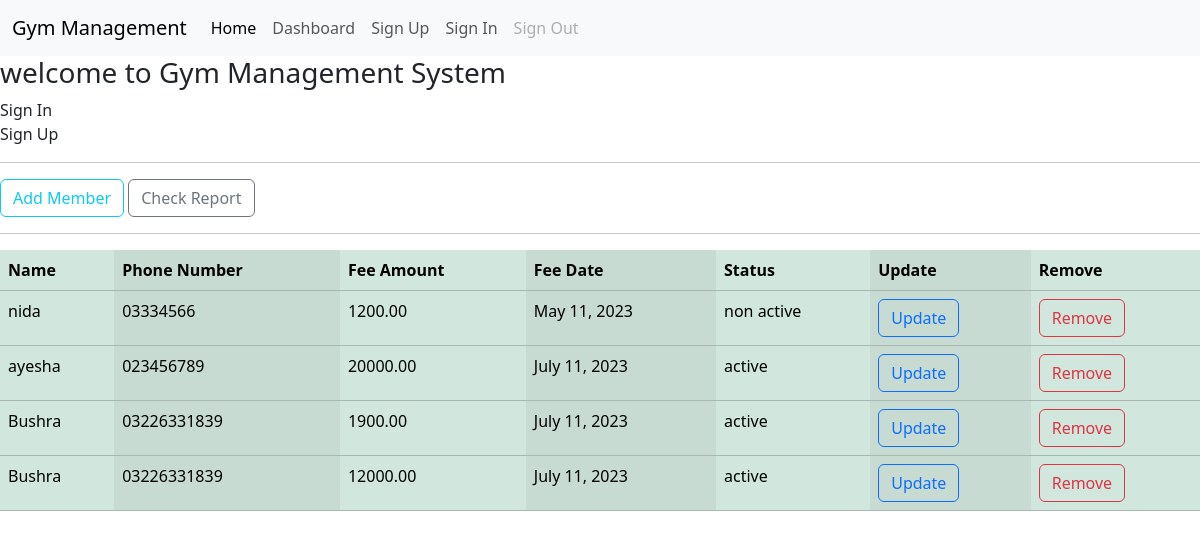
The page / on the database its author committed.
### member/models.py (models this page shows, shortened)
class Members(models.Model):
    name=models.CharField(max_length=12)
    phone=models.CharField(max_length=15)
    fee_amount=models.DecimalField(max_digits=10,decimal_places=2)
    fee_date=models.DateField(null=True,blank=True)
    picture=models.ImageField(upload_to='image/',blank=True,null=True)
    status_choices=[("active","Active"),("non active","Non Active")]
    status=models.CharField(choices=status_choices,default="active",max_length=10)

### member/views.py (the view)
# urls.py: path('',views.dashboard,name="base"),
def dashboard(request):
    members = Members.objects.all().order_by('fee_date')
    payments = Payment.objects.all()
    total_member=members.count()
    context={
        'members': members,
        'payments': payments,
        'total_member':total_member,
    }
    return render(request, 'base.html', context)

### template/base.html (shortened to what this page needs)
{% include 'navbar.html' %}
{% block content %}
<section>
    <h3>welcome to Gym Management System</h3>
    {% if user.is_authenticated %}
    <h3>Hello {{fname}}</h3>
    <h4>You are successfully login</h4>
      <a class="nav-link"  href="{% url 'signout' %}">Sign Out</a>
    {% else %}
      <a class="nav-link"  href="{% url 'signin' %}">Sign In</a>
      <a class="nav-link"  href="{% url 'signup' %}">Sign Up</a>
    {% endif %}
    <hr>
    <a class="btn btn-outline-info"  href="{% url 'create_member' %}">Add Member</a>
    <a  class="btn btn-outline-secondary"  href="{% url 'report' %}">Check Report</a>
    <hr>
    <table class="table table-success table-striped-columns" >
        <tr>
            <th>Name</th>
            <th>Phone Number</th>
            <th>Fee Amount</th>
            <th>Fee Date</th>
            <th>Status</th>
            <th>Update</th>
            <th>Remove</th>
        </tr>
        {% for member in members %}
        <tr>
            <td>{{ member.name }}</td>
            <td>{{ member.phone }}</td>
            <td>{{ member.fee_amount }}</td>
            <td>{{ member.fee_date }}</td>
            <td>{{ member.status }}</td>
            <td><a class="btn btn-outline-primary"  href="{% url 'update_member' member.id %}">Update</a></td>
            <td><a class="btn btn-outline-danger"   href="{% url 'delete_member' member.id %}">Remove</a></td>
        </tr>
        {% endfor %}
    </table>
</section>
{% endblock %}

### template/navbar.html (shortened to what this page needs)
<!doctype html>
<html lang="en">
  <head>
    <link href="https://cdn.jsdelivr.net/npm/bootstrap@5.3.1/dist/css/bootstrap.min.css" rel="stylesheet">
  </head>
  <body>
    <nav class="navbar navbar-expand-lg bg-body-tertiary">
  <div class="container-fluid">
    <a class="navbar-brand" href="#">Gym Management</a>
    <div class="collapse navbar-collapse" id="navbarNav">
      <ul class="navbar-nav">
        <li class="nav-item">
          <a class="nav-link active" aria-current="page" href="{% url 'base' %}">Home</a>
        </li>
        <li class="nav-item">
          <a class="nav-link" href="#">Dashboard</a>
        </li>
        <li class="nav-item">
          <a class="nav-link" href="{% url 'signup' %}">Sign Up</a>
        </li>
        <li class="nav-item">
          <a class="nav-link"  href="{% url 'signin' %}">Sign In</a>
        </li>
          <li class="nav-item">
          <a class="nav-link disabled" aria-disabled="true" href="{% url 'signout' %}">Sign Out</a>
        </li>
      </ul>
    </div>
  </div>
</nav>
  </body>
</html>

### rows shown on the page
Members: name "nida", phone "03334566", fee_amount "1200.00", fee_date "May 11, 2023", status "non active"
Members: name "ayesha", phone "023456789", fee_amount "20000.00", fee_date "July 11, 2023", status "active"
Members: name "Bushra", phone "03226331839", fee_amount "1900.00", fee_date "July 11, 2023", status "active"
Members: name "Bushra", phone "03226331839", fee_amount "12000.00", fee_date "July 11, 2023", status "active"
